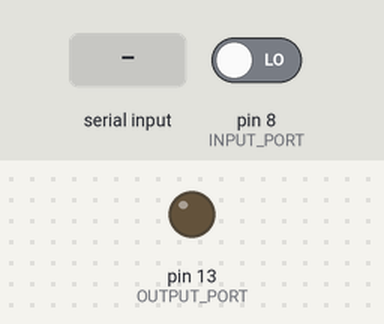
Bench run of a sketch on a simulated Arduino Uno, built with avr-gcc and run on an emulated ATmega328P. Shown: output pins drawn as LEDs (lit = HIGH). The inputs (shaded band) are chosen by the test bench; at power-on: pin 8 (INPUT_PORT) LOW. What the sketch prints to the serial monitor is not drawn.

Above: at 1.0 s.
1.1 s: "90,45\n" received over Serial
2.6 s: pin 8 (INPUT_PORT) driven HIGH
At 3.1 s:
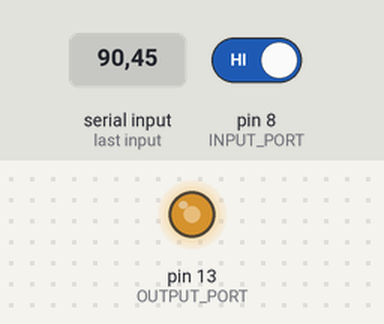
4.1 s: pin 8 (INPUT_PORT) driven LOW
At 5.5 s:
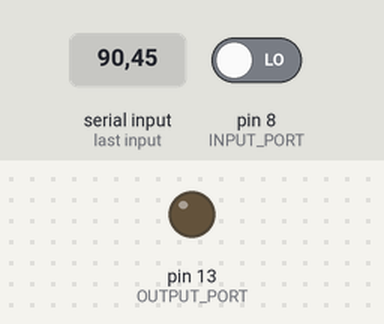
Timing chart, 0 to 7.1 s (numbered marks = the images above; inputs shaded):
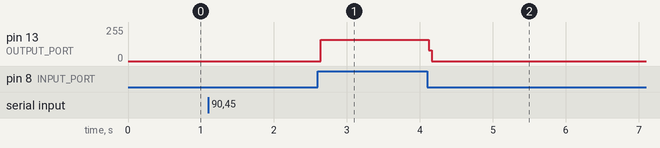

Measured:
- after the input at 1.1 s, every drawn part: stays the same
- after the input at 2.6 s, pin 13 (OUTPUT_PORT): 0/255 → 161/255 at once
- after the input at 4.1 s, pin 13 (OUTPUT_PORT): 161/255 → 0/255 at once

The sketch:

main.ino
```cpp
unsigned int OUTPUT_PORT = 13;
unsigned int INPUT_PORT = 8;

unsigned int work_time = 0;
unsigned int sleep_time = 0;

// get time arguments
void get_args()
{
  while (true)
  {
    if (Serial.available() > 0)
    {
      work_time = Serial.parseInt();
      sleep_time = Serial.parseInt();
      unsigned int check_byte = (work_time + sleep_time) % 256;
      Serial.write(check_byte);
      break;
    }
  }
}

// the setup routine runs once when you press reset:
void setup()
{
  Serial.begin(38400);
  while (!Serial)
  {
    ; // wait for serial port to connect. Needed for native USB port only
  }
  pinMode(OUTPUT_PORT, OUTPUT);
  pinMode(INPUT_PORT, INPUT);
  get_args();
}

void _delay(unsigned int micro_seconds)
{
  if (micro_seconds < 16383)
  {
    delayMicroseconds(micro_seconds);
  }
  else
  {
    delay(micro_seconds / 1000);
  }
}

// the loop routine runs over and over again forever:
void loop()
{
  if (digitalRead(INPUT_PORT) == HIGH)
  {
    // work
    digitalWrite(OUTPUT_PORT, HIGH);
    _delay(work_time);

    // sleep
    digitalWrite(OUTPUT_PORT, LOW);
    _delay(sleep_time);
  }
}
```
